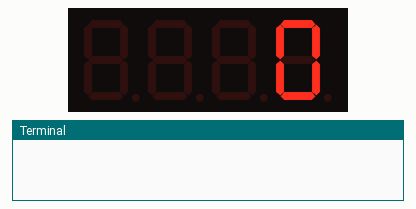
A program run on a simulated Raspberry Pi (BCM pin numbers), started with the arguments Hello Hello. On the bench: 4-digit seven-segment display, the last lines printed to the terminal. The segment pins are drawn as the display they are named for; the clock reads 2024-03-15 10:24:30 at power-on unless the program sets it.

Above: at 0.1 s.
At 6.1 s:
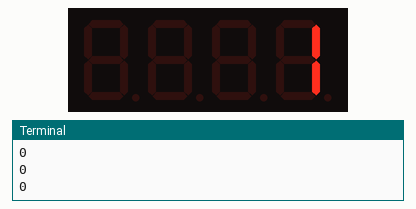
At 10.9 s:
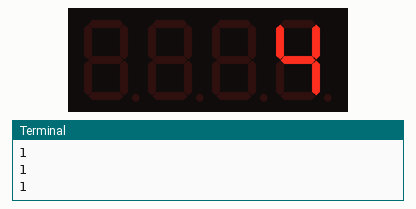

Measured:
- what the display in image 0 shows lasts 6.0 s, from 0.1 s to 6.1 s
- what the display in image 1 shows lasts 4.8 s, from 6.1 s to 10.9 s

The program:

4digit.py
```python
import RPi.GPIO as GPIO # GPIO 임포트
import time             # time 임포트

"""
from selenium import webdriver                                        네이버 스포츠에서 해설 부분을 긁어오는 부분이다
import requests                                                       하지만 실행이 안되는 관계로 주석으로 처리한다....
from bs4 import BeautifulSoup

options = webdriver.ChromeOptions()
options.add_argument('headless')
options.add_argument('window-size=1920x1080')
options.add_argument("disable-gpu")

path = "C:\chromedriver\chromedriver.exe"
driver = webdriver.Chrome(path,chrome_options=options)
driver.implicitly_wait(3)

naver_wfootball = "https://m.sports.naver.com/game/2019041850017679872/relay"
driver.get(naver_wfootball)

page = driver.page_source
premi_team_rank_list =  BeautifulSoup(page,"html.parser")
team_rank_list = premi_team_rank_list.select('ol.TimeLine_relay_list__31S-r>li')

f = open("C:/programming/raspberrypi/test2/relay.txt","w")
for team in team_rank_list:
    num = team.select('.TimeLine_info__3bhfl>span')[0].text
    relay = team.select('.TimeLine_relay_text_area__3X8le>p')[0].text
    f.write(num+"\n")
    f.write(relay+"\n")

f.close()
"""

GPIO.setmode(GPIO.BCM)  # GPIO.BCM 설정

data = [[1, 1, 1, 1, 1, 1, 0],  # 0     4digit 또는 7segment에 숫자를
        [0, 1, 1, 0, 0, 0, 0],  # 1     표시하기 위한 데이터
        [1, 1, 0, 1, 1, 0, 1],  # 2
        [1, 1, 1, 1, 0, 0, 1],  # 3
        [0, 1, 1, 0, 0, 1, 1],  # 4
        [1, 0, 1, 1, 0, 1, 1],  # 5
        [1, 0, 1, 1, 1, 1, 1],  # 6
        [1, 1, 1, 0, 0, 0, 0],  # 7
        [1, 1, 1, 1, 1, 1, 1],  # 8
        [1, 1, 1, 0, 0, 1, 1],  # 9
        [0, 0, 0, 0, 0, 0, 1]]  # -

#4digit
SEGMENT_PIN = [23,12,18,16,15,4,19]      # segment 핀 설정
for segment in SEGMENT_PIN:
  GPIO.setup(segment, GPIO.OUT)         # 모든 segment 핀들을 아웃풋으로 변경
  GPIO.output(segment, GPIO.LOW)        # 모든 segment 핀들을 LOW로 설정

DIGIT_PIN = [22,5,24,20]                # digit 핀 설정
for segment in DIGIT_PIN:
  GPIO.setup(segment, GPIO.OUT)         # 모든 digit 핀들을 아웃풋으로 설정
  GPIO.output(segment, GPIO.HIGH)       # 모든 digit 핀들을 HIGH로 설정

def segment_4digit(digit, number):      # 4digit segment를 키기 위한 함수
    for i in range(len(DIGIT_PIN)):
        if i + 1 == digit:              # 만약 digit 핀이 내가 바꾸고 싶은 digit 핀이라면
            GPIO.output(DIGIT_PIN[i], GPIO.LOW)        # digit 핀을 LOW로 설정
        else:                                          # 만약 digit 핀이 내가 바꾸고 싶은 digit 핀이 아니라면
            GPIO.output(DIGIT_PIN[i], GPIO.HIGH)       # digit 핀을 HIGH로 설정

    for i in range(len(SEGMENT_PIN)):
      GPIO.output(SEGMENT_PIN[i],data[number][i])      # 각 세그먼트 핀들을 내가 원하는 숫자에 대응하는 data 값으로 바꾸기
    time.sleep(0.001)

try:
    f = open("relay.txt","r")           # 해설을 저장해둔 파일을 읽기모드로 열기
    while True:
        relay = f.readline()            # 반복문에서 돌아올 때마다 파일을 한줄 씩 읽기
        if not relay:
          break                         # 만약 더이상 읽을 것이 없다면 반복문 나가기

        # 해설을 내가 원하는 자료로 변환하는 부분
        if len(relay) == 2 or len(relay) == 3 or len(relay) == 5:      # 만약 해설의 길이가 2,3,5일때 = 시간이 나오는 부분일 때

          if len(relay) == 5:                                          # 만약 해설의 길이가 5면 = 추가시간이 나오는 부분이라면 ex) 90+1
            for i in range(len(relay)):
              if relay[i] == "+":                                      # 만약 i 가 해설의 + 부분이라면
                change = list(relay)                                   # 해설을 리스트로 바꾸고
                change[i] = '0'                                        # + 부분을 0으로 바꾸고
                relay =''.join(change)                                 # 다시 리스트를 합친다 = int 형으로 변환하기 위함

                                                                       # 해설을 내가 원하는 자료형들로 바꿔놓는다
          t_relay = list(relay)                                        # list 형
          t_relay_char = ''.join(t_relay)                              # char 형
          t_relay_int = int(relay)                                     # int 형


        # 해설을 출력하는 부분
        if len(t_relay_char) == 2 or len(t_relay_char) == 3:           # 해설의 길이가 2, 3이라면 = 추가시간이 아니라면
          if t_relay_int >= 10:                                        # 해설이 두 자리수 이상이라면
            start = time.time()
            while(time.time() - start) <= 1.2:                           # 실행시간이 1초가 되기 전까지 반복한다
              segment_4digit(4,int(t_relay[1]))                        # 4digit의 4번 digit에 10의 자리를 출력한다
              segment_4digit(3,int(t_relay[0]))                        # 4digit의 3번 digit에 1의 자리를 출력한다

          else:                                                        # 해설이 한자리수하면
            start = time.time()
            while(time.time() - start) <= 1.2:                           # 실행시간이 1초가 되기 전까지 반복한다.
              segment_4digit(4,int(t_relay[0]))                        # 4digit의 4번 digit에 1의 자리를 출력한다
        elif len(t_relay_char) == 5:                                   # 해설의 길이가 5라면 = 추가시간이라면
              start = time.time()
              while (time.time() - start) <= 1.2:                        # 실행시간이 1초가 되기 전까지 반복한다
                  segment_4digit(1,int(t_relay[0]))                    # 4digit의 1번 digit에 10의 자리를 출력한다
                  segment_4digit(2,int(t_relay[1]))                    # 4digit의 2번 digit에 1의 자리를 출력한다
                  segment_4digit(3,10)                                 # 4digit의 3번 digit에 - 을 출력한다
                  segment_4digit(4,int(t_relay[3]))                    # 4digit의 4번 digit에 추가시간을 출력한다

        pass
        print(t_relay_int)

finally:
  GPIO.cleanup()
```
